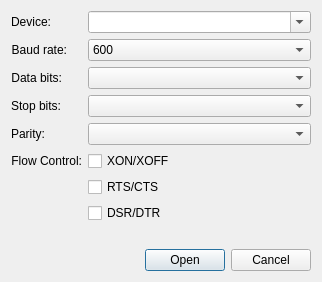
<?xml version="1.0" encoding="UTF-8"?>
<ui version="4.0">
 <class>SettingsDialog</class>
 <widget class="QDialog" name="SettingsDialog">
  <property name="windowModality">
   <enum>Qt::WindowModal</enum>
  </property>
  <property name="windowTitle">
   <string>Open Port</string>
  </property>
  <property name="modal">
   <bool>true</bool>
  </property>
  <layout class="QVBoxLayout" name="verticalLayout">
   <item>
    <layout class="QFormLayout" name="formLayout">
     <property name="fieldGrowthPolicy">
      <enum>QFormLayout::AllNonFixedFieldsGrow</enum>
     </property>
     <item row="0" column="0">
      <widget class="QLabel" name="label_3">
       <property name="frameShape">
        <enum>QFrame::NoFrame</enum>
       </property>
       <property name="text">
        <string>Device:</string>
       </property>
       <property name="alignment">
        <set>Qt::AlignRight|Qt::AlignTrailing|Qt::AlignVCenter</set>
       </property>
      </widget>
     </item>
     <item row="0" column="1">
      <widget class="QComboBox" name="port">
       <property name="toolTip">
        <string>Serial port.</string>
       </property>
       <property name="editable">
        <bool>true</bool>
       </property>
       <property name="insertPolicy">
        <enum>QComboBox::InsertAtCurrent</enum>
       </property>
      </widget>
     </item>
     <item row="1" column="0">
      <widget class="QLabel" name="label_2">
       <property name="frameShape">
        <enum>QFrame::NoFrame</enum>
       </property>
       <property name="frameShadow">
        <enum>QFrame::Plain</enum>
       </property>
       <property name="text">
        <string>Baud rate:</string>
       </property>
       <property name="alignment">
        <set>Qt::AlignRight|Qt::AlignTrailing|Qt::AlignVCenter</set>
       </property>
      </widget>
     </item>
     <item row="1" column="1">
      <widget class="QComboBox" name="baudrate">
       <property name="toolTip">
        <string>Port baud rate.</string>
       </property>
       <property name="editable">
        <bool>false</bool>
       </property>
       <item>
        <property name="text">
         <string>600</string>
        </property>
       </item>
       <item>
        <property name="text">
         <string>1200</string>
        </property>
       </item>
       <item>
        <property name="text">
         <string>2400</string>
        </property>
       </item>
       <item>
        <property name="text">
         <string>4800</string>
        </property>
       </item>
       <item>
        <property name="text">
         <string>9600</string>
        </property>
       </item>
       <item>
        <property name="text">
         <string>14400</string>
        </property>
       </item>
       <item>
        <property name="text">
         <string>19200</string>
        </property>
       </item>
       <item>
        <property name="text">
         <string>38400</string>
        </property>
       </item>
       <item>
        <property name="text">
         <string>57600</string>
        </property>
       </item>
       <item>
        <property name="text">
         <string>115200</string>
        </property>
       </item>
       <item>
        <property name="text">
         <string>230400</string>
        </property>
       </item>
       <item>
        <property name="text">
         <string>460800</string>
        </property>
       </item>
       <item>
        <property name="text">
         <string>576000</string>
        </property>
       </item>
       <item>
        <property name="text">
         <string>921600</string>
        </property>
       </item>
      </widget>
     </item>
     <item row="2" column="0">
      <widget class="QLabel" name="label_4">
       <property name="text">
        <string>Data bits:</string>
       </property>
       <property name="alignment">
        <set>Qt::AlignRight|Qt::AlignTrailing|Qt::AlignVCenter</set>
       </property>
      </widget>
     </item>
     <item row="2" column="1">
      <widget class="QComboBox" name="bytesize">
       <property name="toolTip">
        <string>Port data bits.</string>
       </property>
      </widget>
     </item>
     <item row="3" column="0">
      <widget class="QLabel" name="label_5">
       <property name="text">
        <string>Stop bits:</string>
       </property>
       <property name="alignment">
        <set>Qt::AlignRight|Qt::AlignTrailing|Qt::AlignVCenter</set>
       </property>
      </widget>
     </item>
     <item row="3" column="1">
      <widget class="QComboBox" name="stopbits">
       <property name="toolTip">
        <string>Port stop bits.</string>
       </property>
      </widget>
     </item>
     <item row="4" column="0">
      <widget class="QLabel" name="label_6">
       <property name="text">
        <string>Parity:</string>
       </property>
       <property name="alignment">
        <set>Qt::AlignRight|Qt::AlignTrailing|Qt::AlignVCenter</set>
       </property>
      </widget>
     </item>
     <item row="4" column="1">
      <widget class="QComboBox" name="parity">
       <property name="toolTip">
        <string>Port parity.</string>
       </property>
      </widget>
     </item>
     <item row="5" column="0">
      <widget class="QLabel" name="label">
       <property name="text">
        <string>Flow Control:</string>
       </property>
       <property name="alignment">
        <set>Qt::AlignRight|Qt::AlignTrailing|Qt::AlignVCenter</set>
       </property>
      </widget>
     </item>
     <item row="5" column="1">
      <widget class="QCheckBox" name="xonxoff">
       <property name="toolTip">
        <string>Software flow control.</string>
       </property>
       <property name="text">
        <string>XON/XOFF</string>
       </property>
      </widget>
     </item>
     <item row="6" column="1">
      <widget class="QCheckBox" name="rtscts">
       <property name="toolTip">
        <string>Hardware flow control.</string>
       </property>
       <property name="text">
        <string>RTS/CTS</string>
       </property>
      </widget>
     </item>
     <item row="7" column="1">
      <widget class="QCheckBox" name="dsrdtr">
       <property name="toolTip">
        <string>Hardware flow control.</string>
       </property>
       <property name="text">
        <string>DSR/DTR</string>
       </property>
      </widget>
     </item>
    </layout>
   </item>
   <item>
    <spacer name="horizontalSpacer">
     <property name="orientation">
      <enum>Qt::Horizontal</enum>
     </property>
     <property name="sizeHint" stdset="0">
      <size>
       <width>300</width>
       <height>20</height>
      </size>
     </property>
    </spacer>
   </item>
   <item>
    <widget class="QDialogButtonBox" name="buttonBox">
     <property name="orientation">
      <enum>Qt::Horizontal</enum>
     </property>
     <property name="standardButtons">
      <set>QDialogButtonBox::Cancel|QDialogButtonBox::Open</set>
     </property>
    </widget>
   </item>
  </layout>
 </widget>
 <resources>
  <include location="res/Axxcom.qrc"/>
 </resources>
 <connections>
  <connection>
   <sender>buttonBox</sender>
   <signal>accepted()</signal>
   <receiver>SettingsDialog</receiver>
   <slot>accept()</slot>
   <hints>
    <hint type="sourcelabel">
     <x>248</x>
     <y>254</y>
    </hint>
    <hint type="destinationlabel">
     <x>157</x>
     <y>274</y>
    </hint>
   </hints>
  </connection>
  <connection>
   <sender>buttonBox</sender>
   <signal>rejected()</signal>
   <receiver>SettingsDialog</receiver>
   <slot>reject()</slot>
   <hints>
    <hint type="sourcelabel">
     <x>316</x>
     <y>260</y>
    </hint>
    <hint type="destinationlabel">
     <x>286</x>
     <y>274</y>
    </hint>
   </hints>
  </connection>
 </connections>
</ui>
